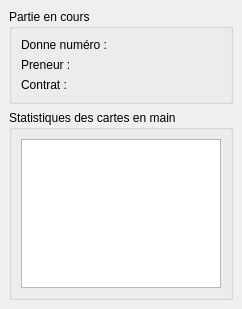
<?xml version="1.0" encoding="UTF-8"?>
<ui version="4.0">
 <class>infosDock</class>
 <widget class="QDockWidget" name="infosDock">
  <property name="geometry">
   <rect>
    <x>0</x>
    <y>0</y>
    <width>242</width>
    <height>309</height>
   </rect>
  </property>
  <property name="windowTitle">
   <string>Informations</string>
  </property>
  <widget class="QWidget" name="dockWidgetContents">
   <layout class="QGridLayout" name="gridLayout_2">
    <item row="0" column="0">
     <widget class="QGroupBox" name="groupBox">
      <property name="title">
       <string>Partie en cours</string>
      </property>
      <layout class="QGridLayout" name="gridLayout_3">
       <item row="0" column="0">
        <layout class="QHBoxLayout" name="horizontalLayout">
         <item>
          <widget class="QLabel" name="label">
           <property name="text">
            <string>Donne numéro : </string>
           </property>
          </widget>
         </item>
         <item>
          <widget class="QLabel" name="donneVar">
           <property name="text">
            <string/>
           </property>
          </widget>
         </item>
        </layout>
       </item>
       <item row="1" column="0">
        <layout class="QHBoxLayout" name="horizontalLayout_2">
         <item>
          <widget class="QLabel" name="label_2">
           <property name="text">
            <string>Preneur : </string>
           </property>
          </widget>
         </item>
         <item>
          <widget class="QLabel" name="preneurVar">
           <property name="text">
            <string/>
           </property>
          </widget>
         </item>
        </layout>
       </item>
       <item row="2" column="0">
        <layout class="QHBoxLayout" name="horizontalLayout_3">
         <item>
          <widget class="QLabel" name="label_3">
           <property name="text">
            <string>Contrat : </string>
           </property>
          </widget>
         </item>
         <item>
          <widget class="QLabel" name="contratVar">
           <property name="text">
            <string/>
           </property>
          </widget>
         </item>
        </layout>
       </item>
      </layout>
     </widget>
    </item>
    <item row="1" column="0">
     <widget class="QGroupBox" name="groupBox_2">
      <property name="title">
       <string>Statistiques des cartes en main</string>
      </property>
      <layout class="QGridLayout" name="gridLayout">
       <item row="0" column="0">
        <widget class="QPlainTextEdit" name="statsEdit">
         <property name="readOnly">
          <bool>true</bool>
         </property>
         <property name="plainText">
          <string/>
         </property>
        </widget>
       </item>
      </layout>
     </widget>
    </item>
   </layout>
  </widget>
 </widget>
 <resources/>
 <connections/>
</ui>
